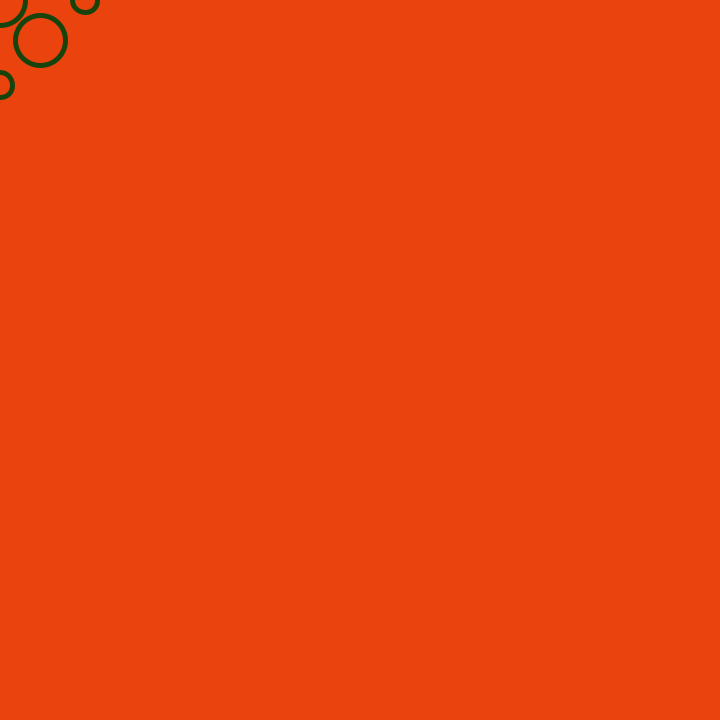
Frame 1 (no input)
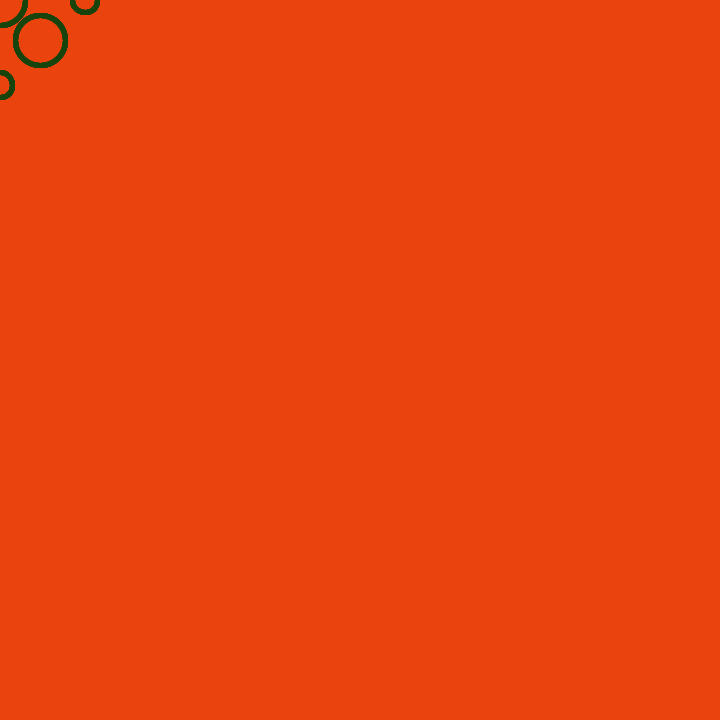
Frame 60 (the mouse pressed at the canvas centre just before this capture)
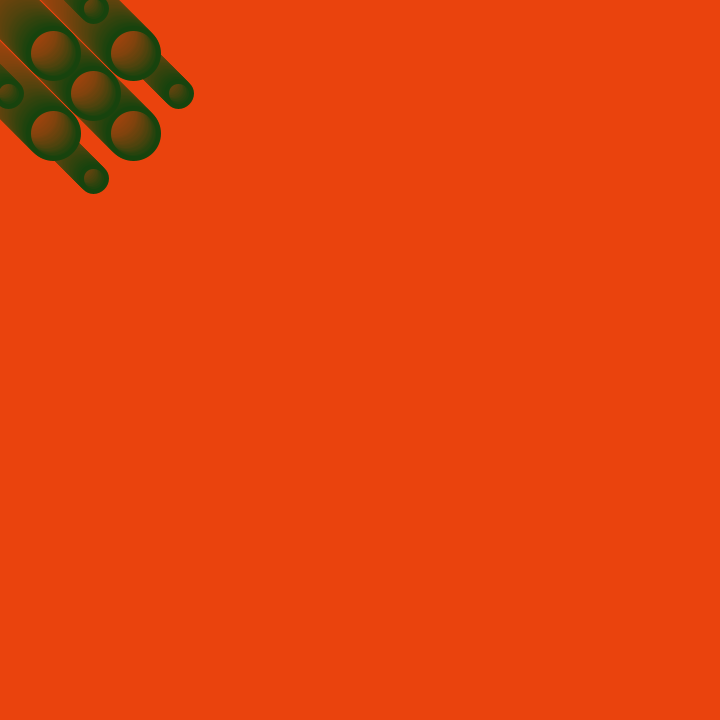
Frame 120 (the mouse held since frame 60 and released just before this capture)

The Processing sketch that drew these frames (run headless with seeded random() and noise(); from frame 60 on, the mouse is pressed at the canvas centre):

// Processing sketch: PSExtra1_Green_Sigil
// ── PSExtra1_Green_Sigil.pde
float x_Position;
float y_Position;
float easing = 0.005;

void setup() {
 
  size(720, 720);
  pixelDensity(displayDensity());
  background(234, 67, 13);
  
}

void draw() {

  float dx = mouseX - x_Position;
  x_Position += dx * easing;
  
  float dy = mouseY - y_Position;
  y_Position += dy * easing;

  noStroke();
  fill(234, 67, 13, 5);
  square(0, 0, 720);
  
  stroke(23, 67, 13);
  strokeWeight(5);
  circle(x_Position, y_Position, 50);
  circle(x_Position - 40, y_Position - 40, 50);
  circle(x_Position + 40, y_Position - 40, 50);
  circle(x_Position - 40, y_Position + 40, 50);
  circle(x_Position + 40, y_Position + 40, 50);
  
  circle(x_Position - 85, y_Position, 25);
  circle(x_Position + 85, y_Position, 25);
  circle(x_Position, y_Position + 85, 25);
  circle(x_Position, y_Position - 85, 25);
  
  println("dx: " + dx + "\ndy: " + dy);
  println("\nx_Position: " + x_Position + "\ny_Position: " + y_Position);

}
